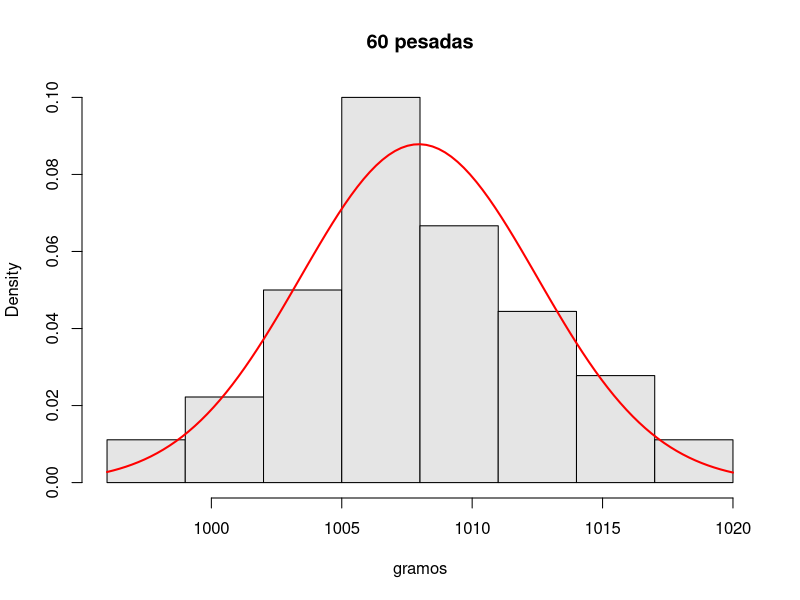
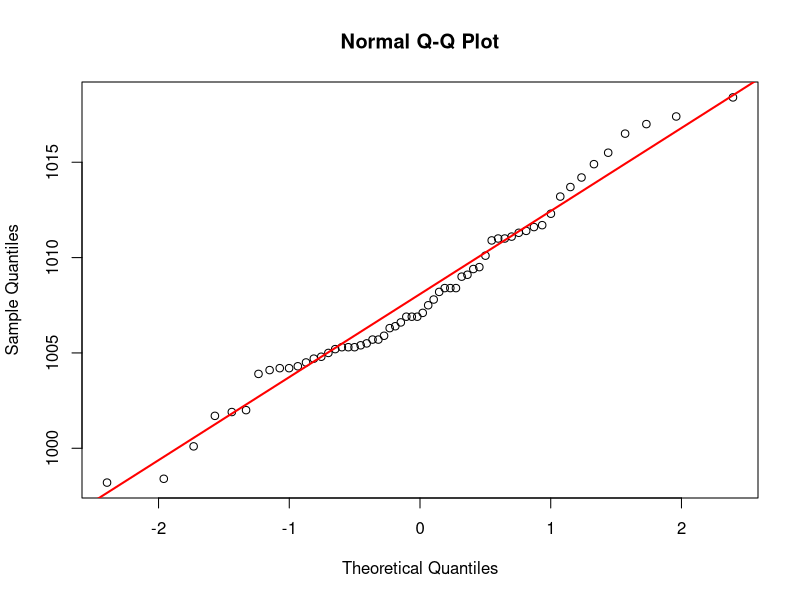

These figures' R source, in order:
# Programa 2: ¿son normales las 60 pesadas de la báscula?
# Del artículo «La distribución normal — práctica en R con 10.000 paquetes de gofio, una báscula y cajas de 12 (y la curva que se quedó pegada al suelo)»
# https://sergiolearns.com/distribucion-normal-practica/

bascula <- c(1012.3, 1004.8, 1009.1, 1006.9, 1015.5, 1009.4, 1006.9, 1007.8, 1004.1, 1011.7,
             1009.5, 1010.1, 1008.4, 1011.4, 1006.3, 1006.6, 1001.7, 1004.2, 1013.7, 1005.9,
             1011.3, 1007.5, 1017.0, 1008.4, 1002.0, 1011.0, 1014.9, 1010.9, 1005.5, 1008.2,
             1018.4, 1003.9, 1004.7, 1006.4, 1008.4, 1005.3, 1009.0,  998.2, 1013.2, 1016.5,
             1007.1, 1004.3, 1005.7, 1006.9, 1005.7,  998.4, 1011.1, 1011.6, 1017.4, 1004.5,
             1001.9, 1005.4, 1000.1, 1005.3, 1011.0, 1004.2, 1005.2, 1014.2, 1005.3, 1005.0)
m <- mean(bascula); s <- sd(bascula)     # estimamos mu y sigma con los datos
round(c(n = length(bascula), media = m, sd = s), 2)
summary(bascula)
# Histograma con la normal ajustada encima
hist(bascula, freq = FALSE, breaks = seq(996, 1020, by = 3), col = "grey90",
     main = "60 pesadas", xlab = "gramos")
curve(dnorm(x, m, s), add = TRUE, lwd = 2, col = "red")
# Gráfico cuantil-cuantil: puntos sobre la recta = normal
qqnorm(bascula); qqline(bascula, col = "red", lwd = 2)
# Lo que dice el modelo frente a lo que dicen los datos
round(c(datos = mean(bascula < 1000), modelo = pnorm(1000, m, s)), 4)
round(c(datos = mean(abs(bascula - m) <= s), modelo = pnorm(1) - pnorm(-1)), 4)
